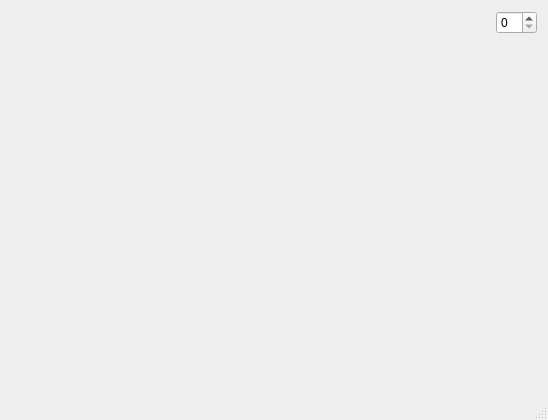
<?xml version="1.0" encoding="UTF-8"?>
<ui version="4.0">
 <class>MainWindow</class>
 <widget class="QMainWindow" name="MainWindow">
  <property name="geometry">
   <rect>
    <x>0</x>
    <y>0</y>
    <width>548</width>
    <height>420</height>
   </rect>
  </property>
  <property name="windowTitle">
   <string>QCustomPlot plot examples</string>
  </property>
  <widget class="QWidget" name="centralWidget">
   <layout class="QVBoxLayout" name="verticalLayout">
    <item>
     <layout class="QHBoxLayout" name="horizontalLayout">
      <item>
       <spacer name="horizontalSpacer">
        <property name="orientation">
         <enum>Qt::Horizontal</enum>
        </property>
        <property name="sizeHint" stdset="0">
         <size>
          <width>40</width>
          <height>20</height>
         </size>
        </property>
       </spacer>
      </item>
      <item>
       <widget class="QSpinBox" name="spinBox"/>
      </item>
     </layout>
    </item>
    <item>
     <widget class="QCustomPlot" name="customPlot" native="true"/>
    </item>
   </layout>
  </widget>
  <widget class="QStatusBar" name="statusBar"/>
 </widget>
 <layoutdefault spacing="6" margin="11"/>
 <customwidgets>
  <customwidget>
   <class>QCustomPlot</class>
   <extends>QWidget</extends>
   <header>../../qcustomplot.h</header>
   <container>1</container>
  </customwidget>
 </customwidgets>
 <resources/>
 <connections/>
</ui>
